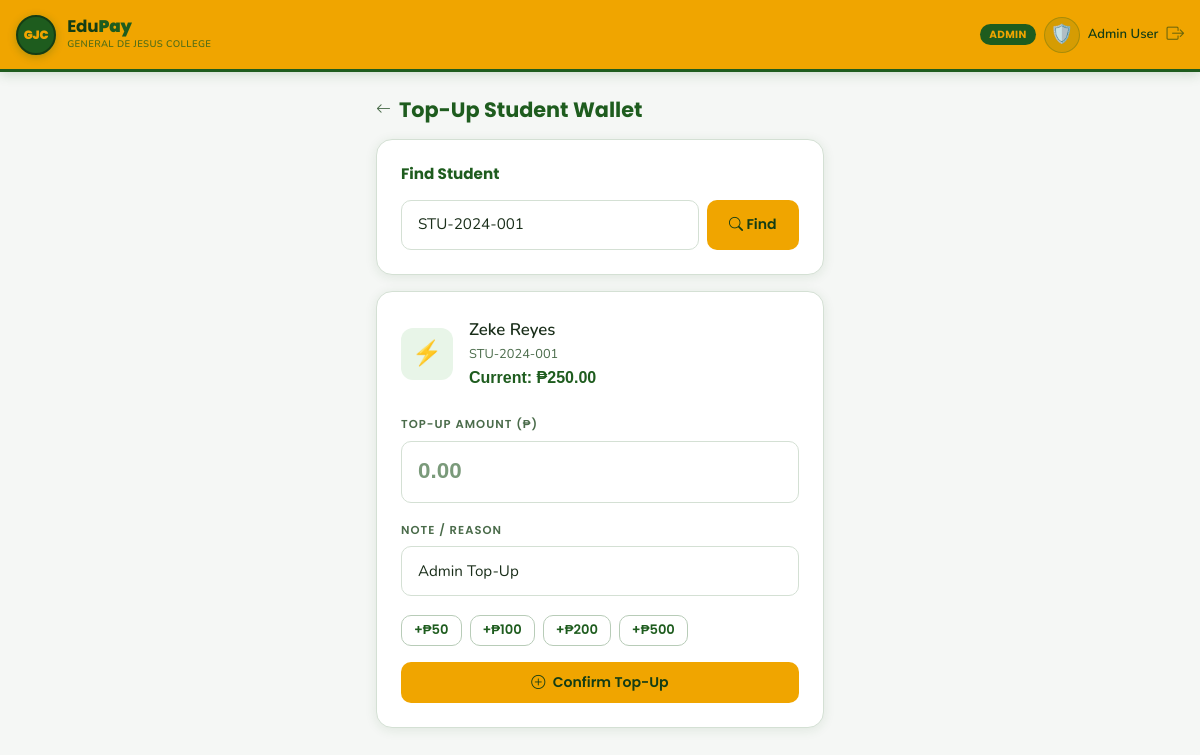
The page /admin/topup.php?student_id=STU-2024-001 (signed in) on the database its author committed.
### tables this page shows
CREATE TABLE IF NOT EXISTS wallets (
    user_id     INT UNSIGNED PRIMARY KEY,
    balance     DECIMAL(12,2) NOT NULL DEFAULT 0.00,
    updated_at  DATETIME      DEFAULT CURRENT_TIMESTAMP
                              ON UPDATE CURRENT_TIMESTAMP,
    CONSTRAINT fk_wallet_user
        FOREIGN KEY (user_id) REFERENCES users(id) ON DELETE CASCADE
);

CREATE TABLE IF NOT EXISTS users (
    id          INT UNSIGNED AUTO_INCREMENT PRIMARY KEY,
    name        VARCHAR(120)    NOT NULL,
    student_id  VARCHAR(30)     UNIQUE,           
    role        ENUM('student','merchant','admin') NOT NULL DEFAULT 'student',
    email       VARCHAR(150)    UNIQUE,
    password    VARCHAR(255)    NOT NULL,
    avatar      VARCHAR(10)     DEFAULT NULL,     
    created_at  DATETIME        DEFAULT CURRENT_TIMESTAMP,
    INDEX idx_student_id (student_id),
    INDEX idx_role       (role)
);

### includes/config.php (called while the page is built, shortened)
<?php
function money(float $amount): string {
    return APP_CURRENCY . number_format($amount, 2);
}

### admin/topup.php (the view, shortened to what this page needs)
<?php
require_once __DIR__ . '/../includes/config.php';
$db = getDB();
$student = null;
if (!empty($_GET['student_id'])) {
    $sid = trim($_GET['student_id']);
    $stmt = $db->prepare("
        SELECT u.*, w.balance
        FROM users u
        JOIN wallets w ON w.user_id = u.id
        WHERE u.student_id = ? AND u.role = 'student'
        LIMIT 1
    ");
    $stmt->execute([$sid]);
    $student = $stmt->fetch();
}
include __DIR__ . '/../includes/header.php';
?>
<div class="ep-page">
  <div class="d-flex align-items-center gap-2 mb-3">
    <a href="<?= BASE_PATH ?>/admin/dashboard.php" style="color:var(--ep-muted);text-decoration:none;">
      <i class="bi bi-arrow-left"></i>
    </a>
    <h1 class="ep-heading mb-0" style="font-size:1.3rem;">Top-Up Student Wallet</h1>
  </div>
  <div class="ep-card mb-3">
    <h2 class="ep-heading mb-3" style="font-size:.95rem;">Find Student</h2>
    <form method="GET">
      <div class="d-flex gap-2">
        <input type="text" name="student_id" class="ep-input"
               placeholder="Student ID (e.g. STU-2024-001)"
               value="<?= htmlspecialchars($_GET['student_id'] ?? '') ?>">
        <button type="submit" class="btn-ep btn-ep-primary" style="white-space:nowrap;">
          <i class="bi bi-search"></i> Find
        </button>
      </div>
    </form>
  </div>
  <?php if ($student): ?>
  <div class="ep-card mb-3">
    <div class="d-flex align-items-center gap-3 mb-4">
      <div class="ep-txn-icon credit" style="width:52px;height:52px;font-size:1.5rem;">
        <?= $student['avatar'] ?? '🎓' ?>
      </div>
      <div>
        <div style="font-weight:600;font-size:1.05rem;"><?= htmlspecialchars($student['name']) ?></div>
        <div style="font-size:.8rem;color:var(--ep-muted);"><?= $student['student_id'] ?></div>
        <div style="font-family:'Syne',sans-serif;font-size:1rem;font-weight:700;color:var(--gjc-green);">
          Current: <?= money((float)$student['balance']) ?>
        </div>
      </div>
    </div>
    <form method="POST">
      <div class="ep-form-group">
        <label class="ep-label">Top-Up Amount (₱)</label>
        <input type="number" name="amount" class="ep-input"
               placeholder="0.00"
               step="0.01" min="1" max="10000"
               required autofocus
               style="font-size:1.4rem;font-family:'Syne',sans-serif;font-weight:700;">
      </div>
      <div class="ep-form-group">
        <label class="ep-label">Note / Reason</label>
        <input type="text" name="note" class="ep-input"
               placeholder="Admin Top-Up"
               maxlength="100"
               value="Admin Top-Up">
      </div>
      <div class="d-flex flex-wrap gap-2 mb-3">
        <?php foreach ([50, 100, 200, 500] as $quick): ?>
          <button type="button" class="btn-ep btn-ep-outline"
                  style="padding:.35rem .75rem;font-size:.82rem;"
                  onclick="document.querySelector('[name=amount]').value='<?= $quick ?>'">
            +₱<?= $quick ?>
          </button>
        <?php endforeach; ?>
      </div>
      <button type="submit" class="btn-ep btn-ep-primary w-100">
        <i class="bi bi-plus-circle me-1"></i> Confirm Top-Up
      </button>
    </form>
  </div>
  <?php endif; ?>
</div>
<?php include __DIR__ . '/../includes/footer.php'; ?>

### assets/css/app.css (style rules this page uses)
:root { --gjc-yellow: #f0a500; --gjc-yellow-lt: #f5bc30; --gjc-yellow-pale: #fef9e7; --gjc-yellow-bg: #fffbf0; --gjc-green: #1e5c1e; --gjc-green-dark: #143d14; --gjc-green-xdark: #0d280d; --gjc-green-mid: #2d6a2d; --gjc-green-light: #3a7d3a; --gjc-green-pale: #e8f5e8; --ep-bg: #f5f7f5; --ep-surface: #ffffff; --ep-surface2: #f0f5f0; --ep-border: #d4e0d4; --ep-border2: #b8ccb8; --ep-text: #1a2e1a; --ep-muted: #4a6b4a; --ep-subtle: #7a9a7a; --ep-success: #16a34a; --ep-danger: #dc2626; --ep-warning: #d97706; --ep-info: #2563eb; --ep-radius: 16px; --ep-radius-sm: 10px; --ep-shadow: 0 2px 12px rgba(30,92,30,.10); --ep-shadow-md: 0 4px 24px rgba(30,92,30,.15); --ep-shadow-lg: 0 8px 48px rgba(30,92,30,.20); }
*, *::before, *::after { box-sizing: border-box; }
body { background: var(--ep-bg); color: var(--ep-text); font-family: 'Nunito', sans-serif; font-size: 15px; line-height: 1.65; min-height: 100vh; -webkit-font-smoothing: antialiased; }
h1,h2,h3,h4,h5,h6,.ep-heading { font-family: 'Poppins', sans-serif; font-weight: 700; color: var(--gjc-green); line-height: 1.3; }
.ep-page { max-width: 480px; margin: 0 auto; padding: 1.5rem 1rem 5rem; }
.ep-card { background: var(--ep-surface); border: 1px solid var(--ep-border); border-radius: var(--ep-radius); padding: 1.5rem; box-shadow: var(--ep-shadow); transition: box-shadow .2s; }
.ep-card + .ep-card { margin-top: 1rem; }
.btn-ep { font-family: 'Poppins', sans-serif; font-weight: 600; border-radius: var(--ep-radius-sm); padding: .65rem 1.4rem; font-size: .88rem; border: none; transition: all .18s ease; cursor: pointer; display: inline-block; text-align: center; text-decoration: none; line-height: 1.4; }
.btn-ep-primary { background: var(--gjc-yellow); color: var(--gjc-green-dark); }
.btn-ep-outline { background: transparent; border: 1.5px solid var(--ep-border2); color: var(--gjc-green); }
.ep-input { background: var(--ep-surface); border: 1.5px solid var(--ep-border); border-radius: var(--ep-radius-sm); color: var(--ep-text); padding: .72rem 1rem; width: 100%; font-family: 'Nunito', sans-serif; font-size: .95rem; transition: border-color .18s, box-shadow .18s; outline: none; }
.ep-input::placeholder { color: var(--ep-subtle); }
.ep-label { display: block; font-family: 'Poppins', sans-serif; font-size: .72rem; font-weight: 600; text-transform: uppercase; letter-spacing: .09em; color: var(--ep-muted); margin-bottom: .4rem; }
.ep-form-group { margin-bottom: 1.15rem; }
.ep-txn-icon { width: 42px; height: 42px; border-radius: 12px; display: grid; place-items: center; font-size: 1.1rem; flex-shrink: 0; }
.ep-txn-icon.credit { background: var(--gjc-green-pale); }

### rows shown on the page
wallets: user_id.avatar "⚡", user_id.name "Zeke Reyes", user_id.student_id "STU-2024-001", balance "₱250.00"

### other values the page prints
$roleName "ADMIN"
$_SESSION['avatar'] "🛡️"
$_SESSION['name'] "Admin User"
$quick "50"
$quick "100"
$quick "200"
$quick "500"
